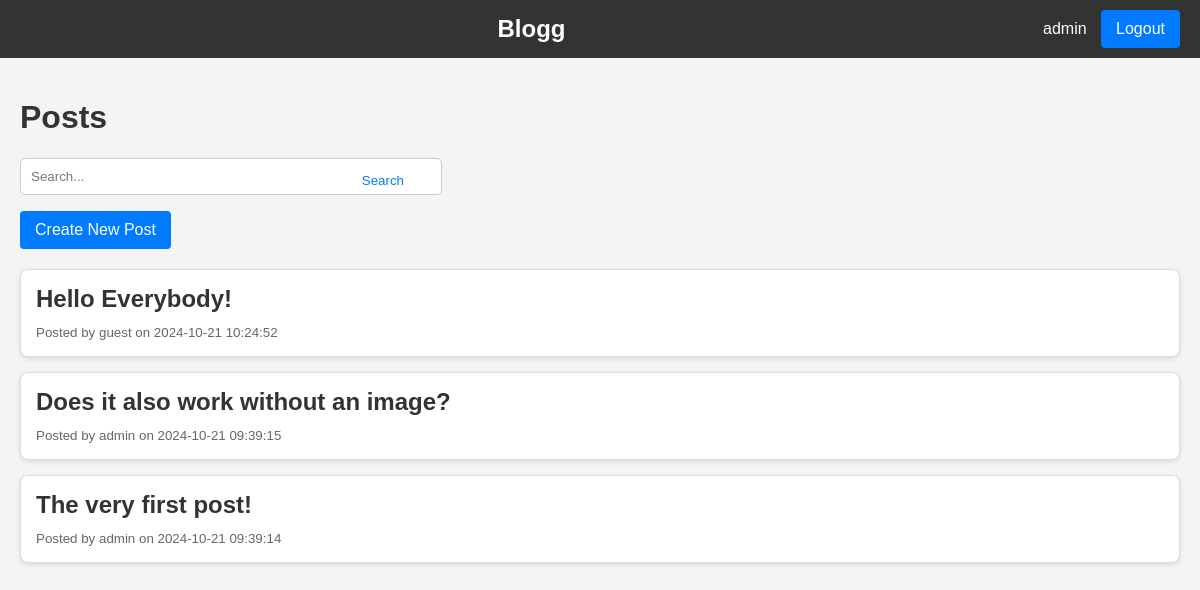
The page / (signed in) on the database its author committed.
### tables this page shows
CREATE TABLE users (
    id INTEGER PRIMARY KEY AUTOINCREMENT,
    username TEXT NOT NULL,
    password TEXT NOT NULL,
    is_admin BOOLEAN NOT NULL DEFAULT 0,
    created TIMESTAMP NOT NULL DEFAULT CURRENT_TIMESTAMP
);

CREATE TABLE posts (
    id INTEGER PRIMARY KEY AUTOINCREMENT,
    title TEXT NOT NULL,
    content TEXT NOT NULL,
    image TEXT,
    created TIMESTAMP NOT NULL DEFAULT CURRENT_TIMESTAMP,
    user_id INTEGER,
    FOREIGN KEY(user_id) REFERENCES users(id)
);

### app/app.py (the view)
@app.route('/')
def index():
    posts = get_all_posts()
    return render_template('index.html', posts=posts)

### app/app.py (called while the page is built)
def get_db_connection():
    conn = sqlite3.connect(DATABASE)
    conn.row_factory = sqlite3.Row
    return conn

def get_all_posts():
    conn = get_db_connection()
    posts = conn.execute('''
        SELECT posts.id, posts.title, posts.content, posts.created, users.username
        FROM posts
        JOIN users ON posts.user_id = users.id
        ORDER BY posts.created DESC
    ''').fetchall()
    conn.close()
    return posts

### app/templates/index.html (shortened to what this page needs)
<!DOCTYPE html>
<html lang="en">
<head>
    <link rel="stylesheet" href="{{ url_for('static', filename='styles.css') }}">
</head>
<body>
    <div id="header-bar">
        <nav>
            <div id="logo">
                <a href="{{ url_for('index') }}">Blogg</a>
            </div>
            <div id="login-button-container">
                {% if 'username' in session %}
                    <span class="username-display">{{ session['username'] }}</span>
                    <a href="{{ url_for('logout') }}" class="btn">Logout</a>
                {% else %}
                    <a href="{{ url_for('login') }}" class="btn">Login</a>
                {% endif %}
            </div>
        </nav>
    </div>
    <div id="posts-section">
        <h1>Posts</h1>
        <div class="search-container">
            <form action="{{ url_for('search') }}" method="get" class="search-container">
                <input type="text" name="search_term" class="search-input" placeholder="Search...">
                <button type="submit" class="search-btn">Search</button>
            </form>
        </div>
        <div id="create-post-button">
            <a href="{{ url_for('create') }}" class="btn">Create New Post</a>
        </div>
        <div class="posts-container">
            {% for post in posts %}
                <div class="post-card">
                    <a href="{{ url_for('post', post_id=post['id']) }}">
                        <h2>{{ post['title'] }}</h2>
                        <small>Posted by {{ post['username'] }} on {{ post['created'] }}</small>
                    </a>
                </div>
            {% endfor %}
        </div>
    </div>
</body>
</html>

### app/static/styles.css (style rules this page uses)
body { font-family: 'Arial', sans-serif; margin: 0; padding: 0; background-color: #f4f4f4; color: #333; }
a { text-decoration: none; color: #007bff; }
#header-bar nav { display: flex; justify-content: space-between; align-items: center; background-color: #333; color: #fff; padding: 10px 20px; text-align: center; }
#header-bar #logo { font-size: 24px; font-weight: bold; flex: 1; }
#header-bar #logo a { color: #fff; text-decoration: none; }
#header-bar #login-button-container { margin-left: auto; }
.username-display { margin-right: 10px; color: white; }
#posts-section { padding: 20px; }
.post-card { background-color: #fff; border: 1px solid #ddd; border-radius: 8px; padding: 15px; margin-bottom: 15px; box-shadow: 0 2px 5px rgba(0,0,0,0.1); transition: box-shadow 0.3s ease-in-out; }
.post-card h2 { margin: 0 0 10px 0; color: #333; }
.post-card small { color: #666; }
#posts-section #create-post-button { margin-bottom: 20px; text-align: left; }
.search-container { position: relative; width: 100%; max-width: 400px; padding-bottom: 8px; }
.search-input { width: 100%; padding: 10px; border: 1px solid #ccc; border-radius: 5px; }
.search-btn { position: absolute; right: 10px; top: 50%; transform: translateY(-50%); border: none; background: none; cursor: pointer; color: #007bff; }
.btn, .btn:link, .btn:visited, .btn:hover, .btn:active { display: inline-block; background-color: #007bff; color: white; padding: 10px 15px; text-align: center; border-radius: 4px; text-decoration: none; font-size: 16px; transition: background-color 0.3s ease; border: none; outline: none; }

### rows shown on the page
users: username "admin"
posts: title "Hello Everybody!", username "guest", created "2024-10-21 10:24:52"
posts: title "Does it also work without an image?", username "admin", created "2024-10-21 09:39:15"
posts: title "The very first post!", username "admin", created "2024-10-21 09:39:14"
